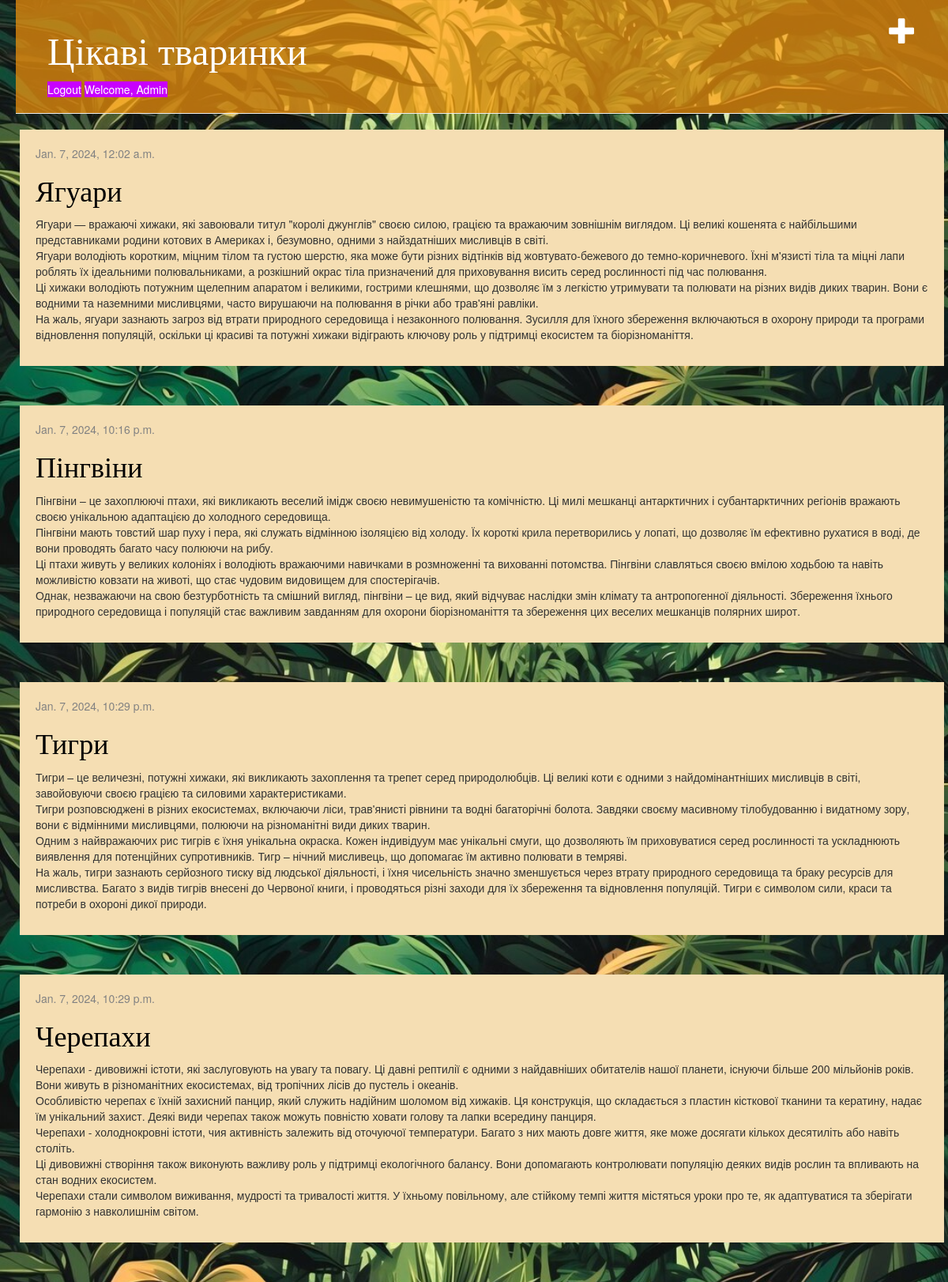
The app's page / (signed in) with its own data.
### blog/models.py (models this page shows, shortened)
class Post(models.Model):
    author = models.ForeignKey(settings.AUTH_USER_MODEL, on_delete=models.CASCADE)
    title = models.CharField(max_length=200)
    text = models.TextField()
    created_date = models.DateTimeField(default=timezone.now)
    published_date = models.DateTimeField(blank=True, null=True)

### blog/views.py (the view)
# urls.py: path('', views.post_list, name='post_list'),
def post_list(request):
    posts = Post.objects.filter(published_date__lte=timezone.now()).order_by('published_date')
    return render(request, 'blog/post_list.html', {'posts': posts})

### blog/templates/blog/post_list.html (shortened to what this page needs)
{% extends 'blog/base.html' %}
{% load static %}
        {% block content %}
            {% for post in posts %}
                <div class="post">
                    <div class="date">
                        {{ post.published_date }}
                    </div>
                    <h1><a href="{% url 'blog:post_detail' pk=post.pk %}">{{ post.title }}</a></h1>
                    <p>{{ post.text|linebreaksbr }}</p>
                </div>
            {% endfor %}
        {% endblock %}

### blog/templates/blog/base.html (shortened to what this page needs)
{% load static %}
<html>
    <head>
        <link rel="stylesheet" href="//maxcdn.bootstrapcdn.com/bootstrap/3.2.0/css/bootstrap.min.css">
        <link rel="stylesheet" href="//maxcdn.bootstrapcdn.com/bootstrap/3.2.0/css/bootstrap-theme.min.css">
        <link rel="stylesheet" href="{% static 'css/blog.css' %}">
    </head>
    <body >
        <div class="page-header">
            {% if user.is_authenticated %}
            <a href="{% url 'blog:post_new' %}" class="top-menu"><span class="glyphicon glyphicon-plus"></span></a>
            {% endif %}
            <h1><a href="/">Цікаві тваринки</a></h1>
            {% if user.is_authenticated %}
              <a class="nav-link" href="/logout" style="background-color: #c800ff; color: #ffffff;">Logout</a>
              <a class="nav-link" href="#" style="background-color: #c800ff; color: #ffffff;">Welcome, {{user.username}}</a>
            {% else %}
              <a href="/login" style="background-color: #c800ff; color: #ffffff;">Login</a>
            </li>
            {% endif %}
        </div>
        <div class="content container">
            <div class="row">
                    {% block content %}
                    {% endblock %}
            </div>
        </div>
    </body>
</html>

### blog/static/css/blog.css (style rules this page uses)
body { padding-left: 20px; background-image: url("jungle.jpg"); background-size: contain ; }
h1 a { color: #FCA205; font-family: 'Lobster'; }
.page-header { background-color: #ff9a0cae; margin-top: 0; padding: 20px 20px 20px 40px; }
.page-header h1, .page-header h1 a, .page-header h1 a:visited, .page-header h1 a:active { color: #ffffff; font-size: 36pt; text-decoration: none; }
.content { margin-left: 5px; }
h1, h2, h3, h4 { font-family: 'Lobster', cursive; }
.date { color: #828282; }
.top-menu, .top-menu:hover, .top-menu:visited { color: #ffffff; float: right; font-size: 26pt; margin-right: 20px; }
.post { margin-bottom: 50px; background-color: wheat; padding: 20px }
.post h1 a, .post h1 a:visited { color: #000000; }
.nav-link { background-color: red; }

### records on screen
Post: published_date "Jan. 7, 2024, 12:02 a.m.", title "Ягуари", text "Ягуари — вражаючі хижаки, які завоювали титул \"королі джунглів\" своєю силою, грацією та вражаючим зовнішнім виглядом. Ці великі кошенята є найбільшими представниками родини котових в Америках і, безумовно, одними з найздатніших мисливців в світі. Ягуари володіють коротким, міцним тілом та густою шерстю, яка може бути різних відтінків від жовтувато-бежевого до темно-коричневого. Їхні м'язисті тіла та міцні лапи роблять їх ідеальними полювальниками, а розкішний окрас тіла призначений для приховування висить серед рослинності під час полювання. Ці хижаки володіють потужним щелепним апаратом і великими, гострими клешнями, що дозволяє їм з легкістю утримувати та полювати на різних видів диких…"
Post: published_date "Jan. 7, 2024, 10:16 p.m.", title "Пінгвіни", text "Пінгвіни – це захоплюючі птахи, які викликають веселий імідж своєю невимушеністю та комічністю. Ці милі мешканці антарктичних і субантарктичних регіонів вражають своєю унікальною адаптацією до холодного середовища. Пінгвіни мають товстий шар пуху і пера, які служать відмінною ізоляцією від холоду. Їх короткі крила перетворились у лопаті, що дозволяє їм ефективно рухатися в воді, де вони проводять багато часу полюючи на рибу. Ці птахи живуть у великих колоніях і володіють вражаючими навичками в розмноженні та вихованні потомства. Пінгвіни славляться своєю вмілою ходьбою та навіть можливістю ковзати на животі, що стає чудовим видовищем для спостерігачів. Однак, незважаючи на свою…"
Post: published_date "Jan. 7, 2024, 10:29 p.m.", title "Тигри", text "Тигри – це величезні, потужні хижаки, які викликають захоплення та трепет серед природолюбців. Ці великі коти є одними з найдомінантніших мисливців в світі, завойовуючи своєю грацією та силовими характеристиками. Тигри розповсюджені в різних екосистемах, включаючи ліси, трав'янисті рівнини та водні багаторічні болота. Завдяки своєму масивному тілобудованню і видатному зору, вони є відмінними мисливцями, полюючи на різноманітні види диких тварин. Одним з найвражаючих рис тигрів є їхня унікальна окраска. Кожен індивідуум має унікальні смуги, що дозволяють їм приховуватися серед рослинності та ускладнюють виявлення для потенційних супротивників. Тигр – нічний мисливець, що допомагає їм активно…"
Post: published_date "Jan. 7, 2024, 10:29 p.m.", title "Черепахи", text "Черепахи - дивовижні істоти, які заслуговують на увагу та повагу. Ці давні рептилії є одними з найдавніших обитателів нашої планети, існуючи більше 200 мільйонів років. Вони живуть в різноманітних екосистемах, від тропічних лісів до пустель і океанів. Особливістю черепах є їхній захисний панцир, який служить надійним шоломом від хижаків. Ця конструкція, що складається з пластин кісткової тканини та кератину, надає їм унікальний захист. Деякі види черепах також можуть повністю ховати голову та лапки всередину панциря. Черепахи - холоднокровні істоти, чия активність залежить від оточуючої температури. Багато з них мають довге життя, яке може досягати кількох десятиліть або навіть століть. Ці…"

### other values on screen
{{ user.username }} "Admin"
